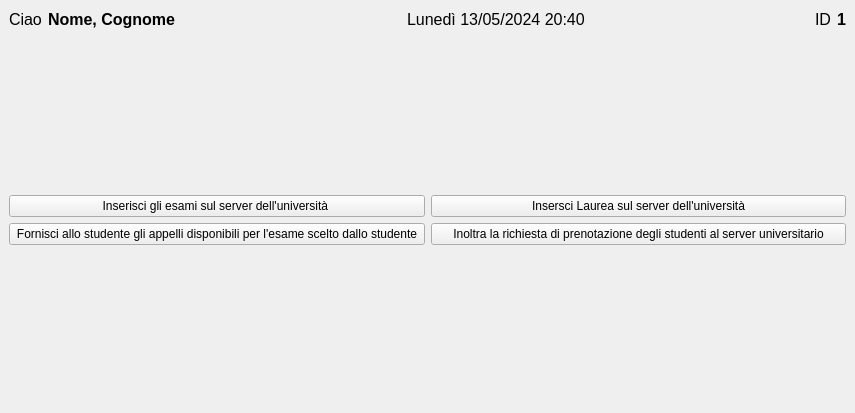
<?xml version="1.0" encoding="UTF-8"?>
<ui version="4.0">
 <class>Segreteria_Home</class>
 <widget class="QMainWindow" name="Segreteria_Home">
  <property name="geometry">
   <rect>
    <x>0</x>
    <y>0</y>
    <width>855</width>
    <height>413</height>
   </rect>
  </property>
  <property name="font">
   <font>
    <family>Segoe UI</family>
   </font>
  </property>
  <property name="windowTitle">
   <string>StudiSync - Segreteria Home</string>
  </property>
  <widget class="QWidget" name="centralwidget">
   <layout class="QVBoxLayout" name="verticalLayout">
    <item>
     <layout class="QHBoxLayout" name="horizontalLayout">
      <item>
       <widget class="QLabel" name="label_6">
        <property name="font">
         <font>
          <family>Segoe UI</family>
          <pointsize>12</pointsize>
         </font>
        </property>
        <property name="text">
         <string>Ciao</string>
        </property>
       </widget>
      </item>
      <item>
       <widget class="QLabel" name="NameLastnameLabel">
        <property name="font">
         <font>
          <family>Segoe UI</family>
          <pointsize>12</pointsize>
          <bold>true</bold>
         </font>
        </property>
        <property name="text">
         <string>Nome, Cognome</string>
        </property>
       </widget>
      </item>
      <item>
       <spacer name="horizontalSpacer">
        <property name="orientation">
         <enum>Qt::Horizontal</enum>
        </property>
        <property name="sizeHint" stdset="0">
         <size>
          <width>40</width>
          <height>20</height>
         </size>
        </property>
       </spacer>
      </item>
      <item>
       <widget class="QLabel" name="DateLabel">
        <property name="font">
         <font>
          <family>Segoe UI</family>
          <pointsize>12</pointsize>
         </font>
        </property>
        <property name="text">
         <string>Lunedì 13/05/2024 20:40</string>
        </property>
       </widget>
      </item>
      <item>
       <spacer name="horizontalSpacer_2">
        <property name="orientation">
         <enum>Qt::Horizontal</enum>
        </property>
        <property name="sizeHint" stdset="0">
         <size>
          <width>40</width>
          <height>20</height>
         </size>
        </property>
       </spacer>
      </item>
      <item>
       <widget class="QLabel" name="label_7">
        <property name="font">
         <font>
          <family>Segoe UI</family>
          <pointsize>12</pointsize>
         </font>
        </property>
        <property name="text">
         <string>ID</string>
        </property>
       </widget>
      </item>
      <item>
       <widget class="QLabel" name="MtrLabel">
        <property name="font">
         <font>
          <family>Segoe UI</family>
          <pointsize>12</pointsize>
          <bold>true</bold>
         </font>
        </property>
        <property name="text">
         <string>1</string>
        </property>
       </widget>
      </item>
     </layout>
    </item>
    <item>
     <spacer name="verticalSpacer">
      <property name="orientation">
       <enum>Qt::Vertical</enum>
      </property>
      <property name="sizeType">
       <enum>QSizePolicy::Expanding</enum>
      </property>
      <property name="sizeHint" stdset="0">
       <size>
        <width>20</width>
        <height>100</height>
       </size>
      </property>
     </spacer>
    </item>
    <item>
     <layout class="QGridLayout" name="gridLayout_2">
      <item row="2" column="0">
       <widget class="QPushButton" name="DateDiposnibiliEsami">
        <property name="text">
         <string>Fornisci allo studente gli appelli disponibili per l'esame scelto dallo studente</string>
        </property>
       </widget>
      </item>
      <item row="0" column="0">
       <widget class="QPushButton" name="InserimentoEsamiButton">
        <property name="text">
         <string>Inserisci gli esami sul server dell'università </string>
        </property>
       </widget>
      </item>
      <item row="2" column="1">
       <widget class="QPushButton" name="InoltraRichiestaButton">
        <property name="text">
         <string>Inoltra la richiesta di prenotazione degli studenti al server universitario</string>
        </property>
       </widget>
      </item>
      <item row="0" column="1">
       <widget class="QPushButton" name="InserimentoLaureaButton">
        <property name="text">
         <string>Insersci Laurea sul server dell'università</string>
        </property>
       </widget>
      </item>
     </layout>
    </item>
    <item>
     <spacer name="verticalSpacer_2">
      <property name="orientation">
       <enum>Qt::Vertical</enum>
      </property>
      <property name="sizeType">
       <enum>QSizePolicy::MinimumExpanding</enum>
      </property>
      <property name="sizeHint" stdset="0">
       <size>
        <width>20</width>
        <height>40</height>
       </size>
      </property>
     </spacer>
    </item>
   </layout>
  </widget>
  <action name="actionCIso">
   <property name="text">
    <string>CIso</string>
   </property>
  </action>
  <action name="actionCiao">
   <property name="text">
    <string>Ciao</string>
   </property>
  </action>
 </widget>
 <resources/>
 <connections/>
</ui>
